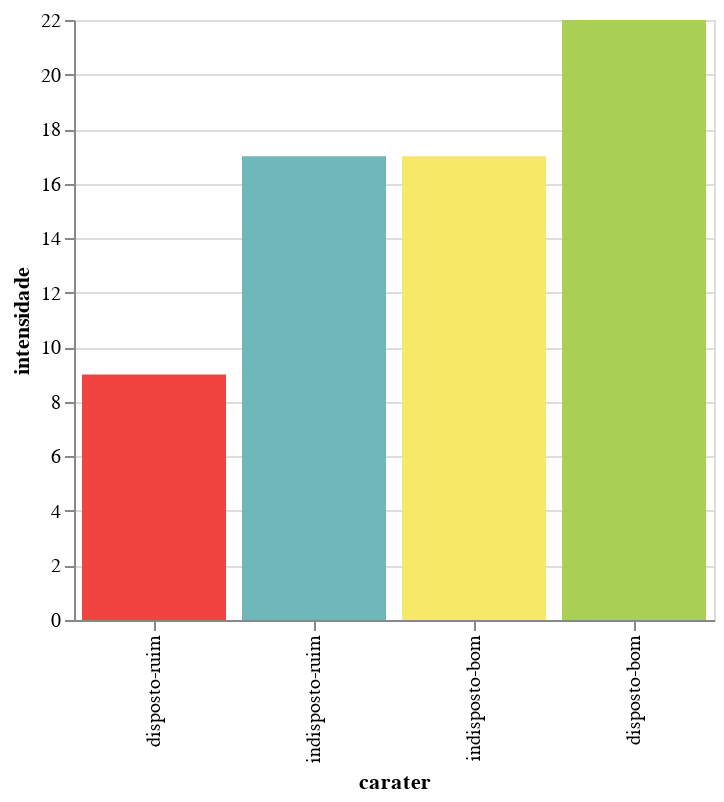

The notebook cell this image was saved under:
### Code cell
colors = {"disposto-bom": '#A9CF54', 'disposto-ruim': '#F1433F', 'indisposto-bom': '#F7E967', 'indisposto-ruim': '#70B7BA'}
grafico_barras['color'] = grafico_barras['carater'].map(colors)

bar_graph = alt.Chart(grafico_barras.groupby(['color', 'carater']).sum().reset_index()).mark_bar().encode(
    alt.X('carater:N',sort='y'),
    alt.Y('intensidade:Q'),
    color=alt.Color('color:N', scale=None)
).properties(
    width=alt.Step(80)
)

bar_graph.save('grafico_barras.html', embed_options={'renderer':'svg'})
bar_graph

### Figure 1 — Vega-Lite specification as saved in the notebook (floating-point values rounded to 4 significant figures)
{"config": {"view": {"continuousWidth": 400, "continuousHeight": 300}}, "data": {"name": "data-4e265de9a648353e41fb1f7164b269df"}, "mark": "bar", "encoding": {"color": {"field": "color", "scale": null, "type": "nominal"}, "x": {"field": "carater", "sort": "y", "type": "nominal"}, "y": {"field": "intensidade", "type": "quantitative"}}, "width": {"step": 80}, "$schema": "https://vega.github.io/schema/vega-lite/v4.17.0.json", "datasets": {"data-4e265de9a648353e41fb1f7164b269df": [{"color": "#70B7BA", "carater": "indisposto-ruim", "id_avaliacao": 67, "intensidade": 17, "id_disciplina": 7, "id_professor": 21, "id_assunto": 7, "id_turma": 7, "periodo": 56, "conhecimento": 33}, {"color": "#A9CF54", "carater": "disposto-bom", "id_avaliacao": 79, "intensidade": 22, "id_disciplina": 7, "id_professor": 21, "id_assunto": 7, "id_turma": 7, "periodo": 56, "conhecimento": 38}, {"color": "#F1433F", "carater": "disposto-ruim", "id_avaliacao": 58, "intensidade": 9, "id_disciplina": 4, "id_professor": 12, "id_assunto": 4, "id_turma": 4, "periodo": 32, "conhecimento": 31}, {"color": "#F7E967", "carater": "indisposto-bom", "id_avaliacao": 96, "intensidade": 17, "id_disciplina": 6, "id_professor": 18, "id_assunto": 6, "id_turma": 6, "periodo": 48, "conhecimento": 47}]}}
